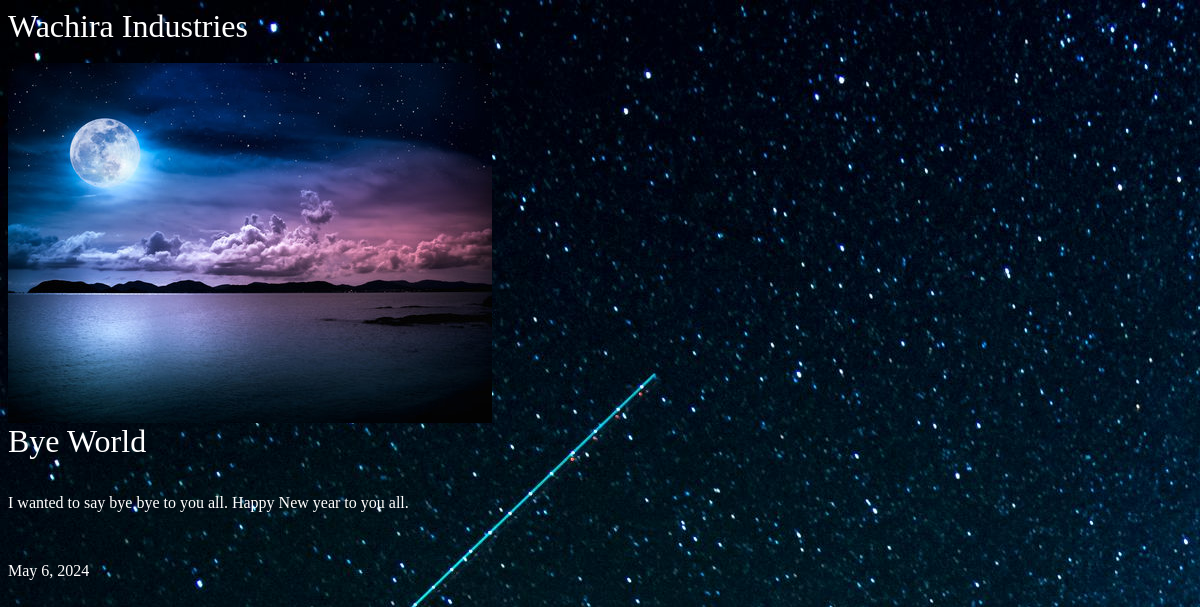
The app's page /app1/articles/bye-world/ with its own data.
### app1/models.py (models this page shows, shortened)
class Article(models.Model):
    title = models.CharField(max_length=70)
    body = models.TextField()
    date_published = models.DateField(auto_now_add=True)
    slug = models.SlugField(unique=True)  # Add a slug field
    thumb = models.ImageField(default='default.jpg',blank=True)

### app1/views.py (the view)
# urls.py: path('articles/<slug:slug>/', views.article_detail, name='article_detail'),
def article_detail(request, slug):
    article = Article.objects.get(slug=slug)
    return render(request,'articles/article_detail.html',{'art':article})

### app1/templates/articles/article_detail.html
{% extends 'base_layout.html'  %}
{% block content %}
    <div class="article-detail">
        <div class="article">
        <img src="{{art.thumb.url}}"  >
        <h1>{{art.title}}</h1>
        <br>
        <p>{{art.body}}</p>
        <br>
        <p>{{art.date_published}}</p>
        </div>
    </div>
{% endblock content %}

### assets/style.css (style rules this page uses)
body { background-color: #0f121f; background-image: url('stars.jpg'); background-repeat: no-repeat; color: #fff; }
body * { font-family: Ubuntu; }
h1,h2,h3,h4,h5 { font-weight: normal; margin: 0; }

### records on screen
Article: thumb (placeholder picture), title "Bye World", body "I wanted to say bye bye to you all. Happy New year to you all.", date_published "May 6, 2024"
